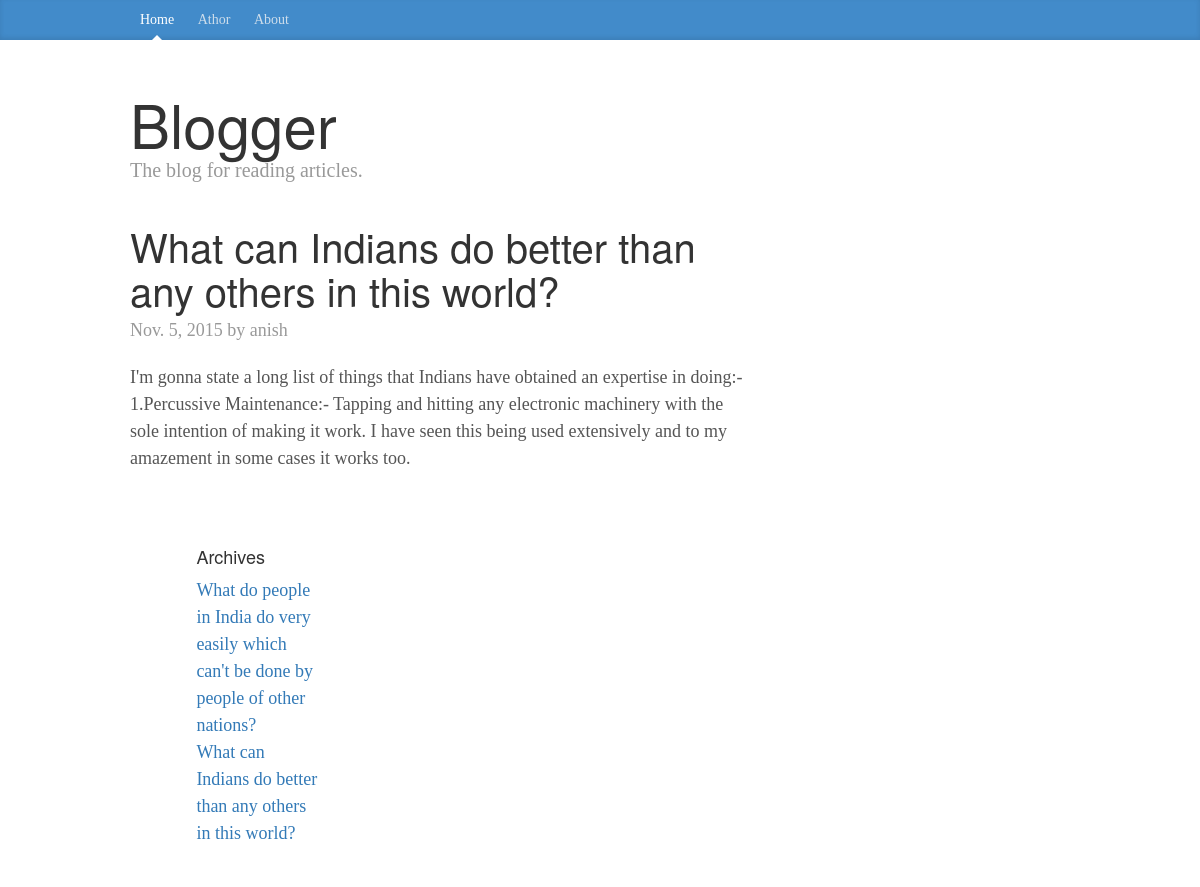
Screenshot of /what-can-indians-do-better-than-any-others-in-this with the database file from the repository.
### entry/models.py (models this page shows, shortened)
class Blog_Entry(models.Model):
    headline = models.CharField(' title ' , max_length = 150 , db_index = True )
    snippet = models.CharField ( ' summary ' , max_length = 500 , default = ' ' )
    body_text = models.TextField(' content ' ,)
    pub_date = models.DateField(' creation time ' , auto_now_add = True )
    approved=models.BooleanField(' approved by maintainer',default=False)
    visited_date=models.DateTimeField('tracking for deactiavation',default=timezone.now)
    slug = models.SlugField(unique=True)
    writer = models.ForeignKey (User, verbose_name = ' author ')
    def update(self):
        self.visited_date=datetime.datetime.now()
        self.save()

### entry/views.py (the view)
# urls.py: url(r'^(?P<slug>[\w-]+)$', views.entry, name='detail'),
def entry(request, slug):
    post = get_object_or_404(Blog_Entry, slug=slug)
    d = date.today() - timedelta(days=1)
    value=Blog_Entry.objects.filter(approved=True).filter(visited_date__gte=d)
    post.update()
    user=post.writer.username
    return render(request, 'detail_blog.html', {
        'post': post,'value':value,'user':user
    })

### templates/detail_blog.html (shortened to what this page needs)
{% extends "base.html" %}
{%block header%}
<div class="blog-masthead">
  <div class="container">
    <nav class="blog-nav">
      <a class="blog-nav-item active" href="{% url 'blog' %}">Home</a>
      <a class="blog-nav-item " href="{% url 'blog_edit' %}">Athor</a>
      <a class="blog-nav-item" href="{% url 'about' %}">About</a>
    </nav>
  </div>
</div>
    {%endblock%}
{%block content%}
<div class="container">
  <div class="blog-header">
    <h1 class="blog-title"> Blogger</h1>
    <p class="lead blog-description">The blog for reading articles.</p>
  </div>
  <div class="row">
    <div class="col-sm-8 blog-main">
      <div class="blog-post">
        <h2 class="blog-post-title">{{post.headline}}</h2>
        <p class="blog-post-meta">{{post.pub_date}} by {{user}}</p>
        <p>{{post.body_text}}</p>
    </div>
    <div class="col-sm-3 col-sm-offset-1 blog-sidebar">
      <div class="sidebar-module">
        <h4>Archives</h4>
        <ol class="list-unstyled">
          {% for blog in value%}
          <li><a href={{blog.slug}}>{{blog.headline}}</a></li>
          {%endfor%}
        </ol>
      </div>
  </div>
</div>
{%endblock%}

### static/css/blog.css (style rules this page uses)
body { font-family: Georgia, "Times New Roman", Times, serif; color: #555; }
h1, .h1, h2, .h2, h3, .h3, h4, .h4, h5, .h5, h6, .h6 { margin-top: 0; font-family: "Helvetica Neue", Helvetica, Arial, sans-serif; font-weight: normal; color: #333; }
@media (min-width: 1200px) { .container { width: 970px; } }
.blog-masthead { background-color: #428bca; -webkit-box-shadow: inset 0 -2px 5px rgba(0,0,0,.1); box-shadow: inset 0 -2px 5px rgba(0,0,0,.1); }
.blog-nav-item { position: relative; display: inline-block; padding: 10px; font-weight: 500; color: #cdddeb; }
.blog-nav .active { color: #fff; }
.blog-nav .active:after { position: absolute; bottom: 0; left: 50%; width: 0; height: 0; margin-left: -5px; vertical-align: middle; content: " "; border-right: 5px solid transparent; border-bottom: 5px solid; border-left: 5px solid transparent; }
.blog-header { padding-top: 20px; padding-bottom: 20px; }
.blog-title { margin-top: 30px; margin-bottom: 0; font-size: 60px; font-weight: normal; }
.blog-description { font-size: 20px; color: #999; }
.blog-main { font-size: 18px; line-height: 1.5; }
.sidebar-module { padding: 15px; margin: 0 -15px 15px; }
.blog-post { margin-bottom: 60px; }
.blog-post-title { margin-bottom: 5px; font-size: 40px; }
.blog-post-meta { margin-bottom: 20px; color: #999; }

### rows the page displays
Blog_Entry: headline "What can Indians do better than any others in this world?", pub_date "Nov. 5, 2015", body_text "I'm gonna state a long list of things that Indians have obtained an expertise in doing:- 1.Percussive Maintenance:- Tapping and hitting any electronic machinery with the sole intention of making it work. I have seen this being used extensively and to my amazement in some cases it works too."
Blog_Entry: headline "What do people in India do very easily which can't be done by people of other nations?"

### other values shown
{{ user }} "anish"
